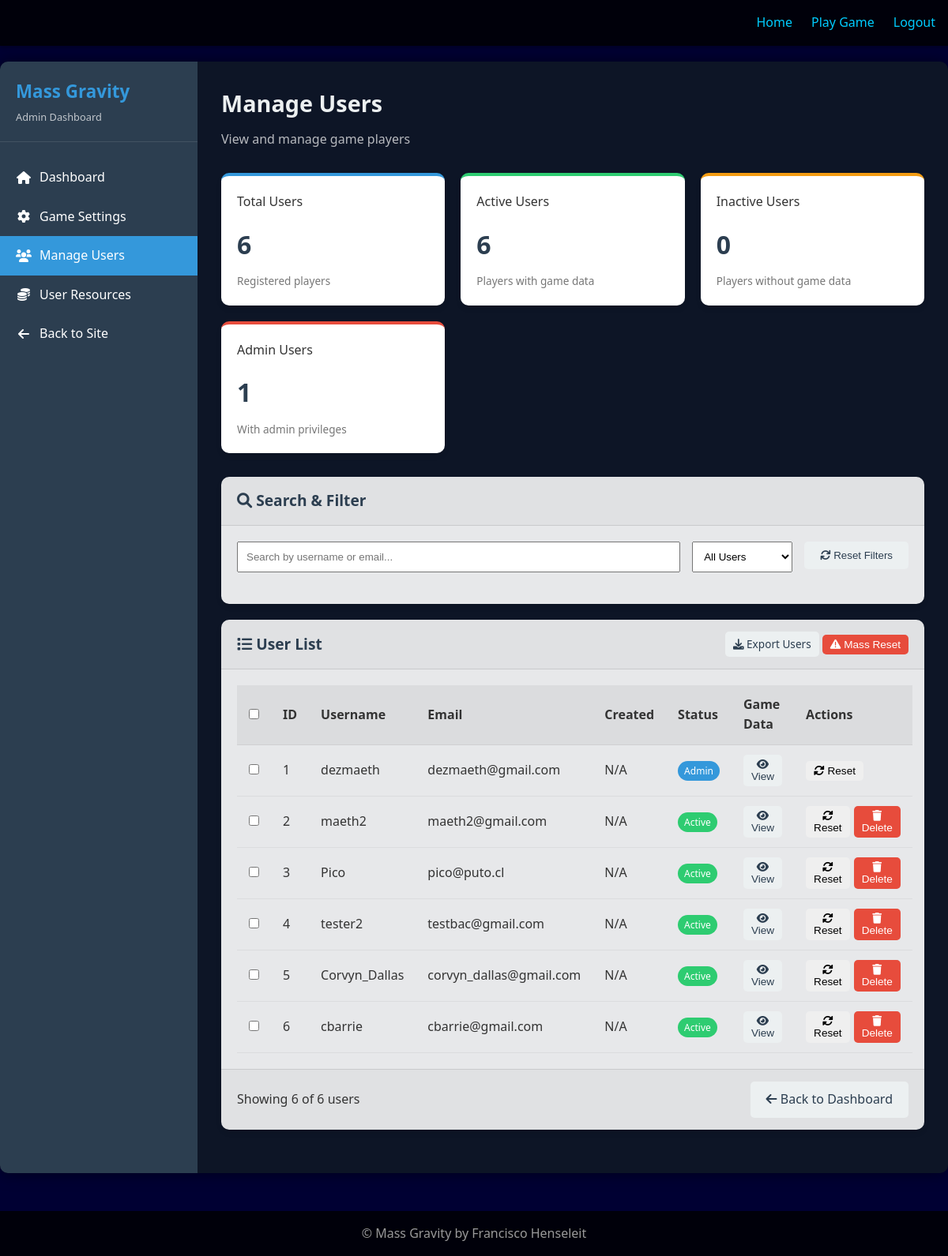
Before: /admin/users (signed in) with the older database file.
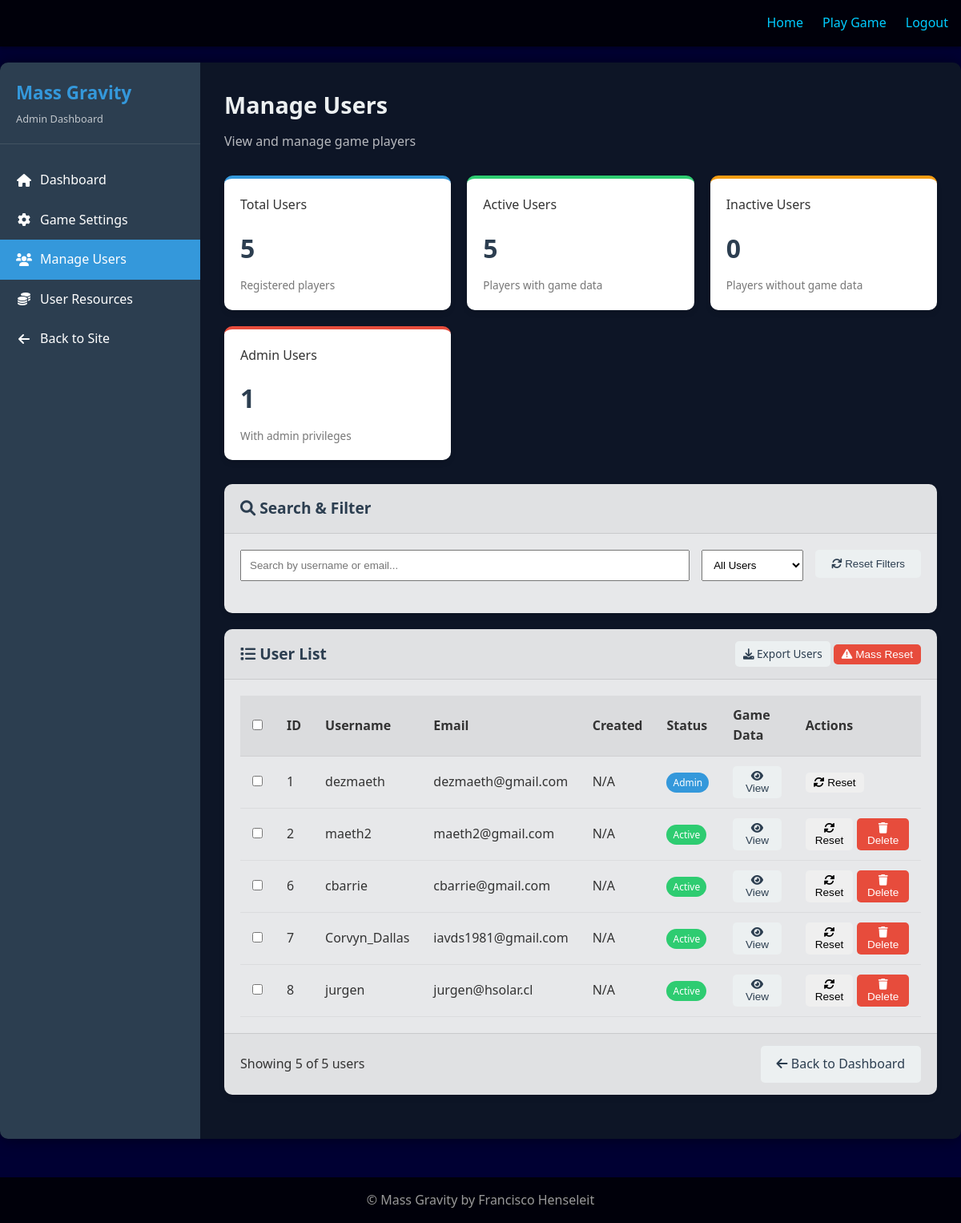
After: the same page with the newer database file.
### flask_app/models/user.py (models this page shows, shortened)
class User(UserMixin, db.Model):
    id = db.Column(db.Integer, primary_key=True)
    username = db.Column(db.String(64), unique=True, index=True)
    email = db.Column(db.String(120), unique=True, index=True)
    password_hash = db.Column(db.String(128))
    faction = db.Column(db.String(10), nullable=False)
    game_data = db.Column(db.Text, default="{}")

### flask_app/routes/admin.py (the view)
@admin.route('/users')
@login_required
@admin_required
def users():
    users = User.query.all()
    active_count = sum(1 for user in users if user.game_data and user.game_data != '{}')
    admin_count = sum(1 for user in users if user.id == 1)  # Simplified admin check
    return render_template('admin/users.html',
                          users=users,
                          active_count=active_count,
                          admin_count=admin_count)

### flask_app/models/user.py (called while the page is built)
@login_manager.user_loader
def load_user(user_id):
    return User.query.get(int(user_id))

### flask_app/routes/admin.py (called while the page is built)
def admin_required(f):
    @functools.wraps(f)
    def decorated_function(*args, **kwargs):
        if not current_user.is_authenticated or current_user.id != 1:
            flash('Admin access required')
            return redirect(url_for('main.index'))
        return f(*args, **kwargs)
    return decorated_function

### flask_app/templates/admin/users.html (shortened to what this page needs)
{% extends 'base.html' %}
{% block head %}
<link rel="stylesheet" href="{{ url_for('static', filename='css/admin.css') }}">
<link rel="stylesheet" href="https://cdnjs.cloudflare.com/ajax/libs/font-awesome/6.0.0/css/all.min.css">
{% endblock %}
{% block content %}
<div class="admin-container">
    <div class="admin-sidebar">
        <div class="admin-sidebar-header">
            <h3>Mass Gravity</h3>
            <p>Admin Dashboard</p>
        </div>
        <ul class="admin-menu">
            <li><a href="{{ url_for('admin.index') }}"><i class="fas fa-home"></i> Dashboard</a></li>
            <li><a href="{{ url_for('admin.settings') }}"><i class="fas fa-cog"></i> Game Settings</a></li>
            <li><a href="{{ url_for('admin.users') }}" class="active"><i class="fas fa-users"></i> Manage Users</a></li>
            <li><a href="{{ url_for('admin.user_resources') }}"><i class="fas fa-coins"></i> User Resources</a></li>
            <li><a href="{{ url_for('main.index') }}"><i class="fas fa-arrow-left"></i> Back to Site</a></li>
        </ul>
    </div>
    <div class="admin-content">
        <div class="admin-content-header">
            <h2>Manage Users</h2>
            <p>View and manage game players</p>
        </div>
        <div class="admin-stats">
            <div class="admin-stat-card primary">
                <h3>Total Users</h3>
                <div class="stat-value">{{ users|length }}</div>
                <div class="stat-description">Registered players</div>
            </div>
            <div class="admin-stat-card success">
                <h3>Active Users</h3>
                <div class="stat-value">{{ active_count }}</div>
                <div class="stat-description">Players with game data</div>
            </div>
            <div class="admin-stat-card warning">
                <h3>Inactive Users</h3>
                <div class="stat-value">{{ users|length - active_count }}</div>
                <div class="stat-description">Players without game data</div>
            </div>
            <div class="admin-stat-card danger">
                <h3>Admin Users</h3>
                <div class="stat-value">{{ admin_count }}</div>
                <div class="stat-description">With admin privileges</div>
            </div>
        </div>
        <div class="admin-card admin-mb">
            <div class="admin-card-header">
                <h3><i class="fas fa-search"></i> Search & Filter</h3>
            </div>
            <div class="admin-card-body">
                <div class="admin-flex" style="gap: 15px;">
                    <div style="flex: 1;">
                        <input type="text" id="userSearch" placeholder="Search by username or email..." class="admin-form-group" style="width: 100%; padding: 10px;">
                    </div>
                    <div>
                        <select id="userFilter" class="admin-form-group" style="padding: 10px;">
                            <option value="all">All Users</option>
                        </select>
                    </div>
                    <div>
                        <button id="resetUserFilters" class="admin-btn admin-btn-secondary">
                            <i class="fas fa-sync"></i> Reset Filters
                        </button>
                    </div>
                </div>
            </div>
        </div>
        <div class="admin-card">
            <div class="admin-card-header">
                <h3><i class="fas fa-list"></i> User List</h3>
                <div>
                    <a href="#" class="admin-btn admin-btn-sm admin-btn-secondary" id="exportUsersBtn">
                        <i class="fas fa-download"></i> Export Users
                    </a>
                    <button class="admin-btn admin-btn-sm admin-btn-danger" id="massResetBtn">
                        <i class="fas fa-exclamation-triangle"></i> Mass Reset
                    </button>
                </div>
            </div>
            <div class="admin-card-body">
                <table class="admin-table" id="usersTable">
                    <thead>
                        <tr>
                            <th><input type="checkbox" id="selectAllUsers"></th>
                            <th>ID</th>
                            <th>Username</th>
                            <th>Email</th>
                            <th>Created</th>
                            <th>Status</th>
                            <th>Game Data</th>
                            <th>Actions</th>
                        </tr>
                    </thead>
                    <tbody>
                        {% for user in users %}
                        <tr class="user-row"
                            data-username="{{ user.username }}"
                            data-email="{{ user.email }}"
                            data-status="{{ 'active' if user.game_data and user.game_data != '{}' else 'inactive' }}"
                            data-is-admin="{{ 'true' if user.id == 1 else 'false' }}">
                            <td><input type="checkbox" class="user-select" data-id="{{ user.id }}"></td>
                            <td>{{ user.id }}</td>
                            <td>{{ user.username }}</td>
                            <td>{{ user.email }}</td>
                            <td>{{ user.created_at.strftime('%Y-%m-%d') if user.created_at else 'N/A' }}</td>
                            <td>
                                {% if user.id == 1 %}
                                <span class="admin-badge admin-badge-primary">Admin</span>
                                {% elif user.game_data and user.game_data != '{}' %}
                                <span class="admin-badge admin-badge-success">Active</span>
                                {% else %}
                                <span class="admin-badge admin-badge-secondary">Inactive</span>
                                {% endif %}
                            </td>
                            <td>
                                {% if user.game_data and user.game_data != '{}' %}
                                <button class="admin-btn admin-btn-sm admin-btn-secondary view-game-data" data-userid="{{ user.id }}">
                                    <i class="fas fa-eye"></i> View
                                </button>
                                {% else %}
                                <span class="admin-badge admin-badge-secondary">No Data</span>
                                {% endif %}
                            </td>
                            <td>
                                <div class="actions">
                                    <form action="{{ url_for('admin.reset_user', user_id=user.id) }}" method="POST" style="display: inline-block;">
                                        <button type="submit" class="admin-btn admin-btn-sm admin-btn-warning" onclick="return confirm('Are you sure you want to reset this user\'s game data? This action cannot be undone.');">
                                            <i class="fas fa-sync-alt"></i> Reset
                                        </button>
                                    </form>
                                    {% if user.id != 1 %}
                                    <button class="admin-btn admin-btn-sm admin-btn-danger delete-user" data-userid="{{ user.id }}">
                                        <i class="fas fa-trash"></i> Delete
                                    </button>
                                    {% endif %}
                                </div>
                            </td>
                        </tr>
                        {% endfor %}
                    </tbody>
                </table>
            </div>
            <div class="admin-card-footer admin-flex-between">
                <div>
                    <span>Showing <span id="visibleCount">{{ users|length }}</span> of {{ users|length }} users</span>
                </div>
                <div>
                    <a href="{{ url_for('admin.index') }}" class="admin-btn admin-btn-secondary">
                        <i class="fas fa-arrow-left"></i> Back to Dashboard
                    </a>
                </div>
            </div>
        </div>
    </div>
</div>
{% endblock %}

### flask_app/templates/base.html (shortened to what this page needs)
<!DOCTYPE html>
<html lang="en">
<head>
    <link rel="stylesheet" href="{{ url_for('static', filename='css/main.css') }}">
    {% block head %}{% endblock %}
</head>
<body>
    <header>
        <nav>
            <ul>
                <li><a href="{{ url_for('main.index') }}">Home</a></li>
                {% if current_user.is_authenticated %}
                <li><a href="{{ url_for('main.build') }}">Play Game</a></li>
                <li><a href="{{ url_for('auth.logout') }}">Logout</a></li>
                {% else %}
                <li><a href="{{ url_for('auth.login') }}">Login</a></li>
                <li><a href="{{ url_for('auth.register') }}">Register</a></li>
                {% endif %}
            </ul>
        </nav>
    </header>
    {% block content %}{% endblock %}
    <footer>
        <p>&copy; Mass Gravity by Francisco Henseleit</p>
    </footer>
</body>
</html>

### flask_app/static/css/main.css (style rules this page uses)
:root { --primary-color: #0066cc; --accent-color: #00ccff; --dark-color: #000033; --light-color: #e6f7ff; --font-main: 'Segoe UI', Tahoma, Geneva, Verdana, sans-serif; }
* { box-sizing: border-box; margin: 0; padding: 0; }
body { font-family: var(--font-main); line-height: 1.6; color: #f0f0f0; background-color: var(--dark-color); background-size: cover; min-height: 100vh; }
a { color: var(--accent-color); text-decoration: none; }
header { background-color: rgba(0, 0, 0, 0.8); padding: 1rem 0; box-shadow: 0 2px 5px rgba(0, 0, 0, 0.3); }
nav { display: flex; justify-content: space-between; align-items: center; max-width: 1200px; margin: 0 auto; padding: 0 1rem; }
nav ul { display: flex; list-style: none; }
nav ul li { margin-left: 1.5rem; }
footer { text-align: center; padding: 1rem 0; background-color: rgba(0, 0, 0, 0.8); color: #999; margin-top: 3rem; }

Changed rows visible on the page:
removed User: id "3", username "Pico", email "pico@puto.cl", created_at "N/A", shows "Active"
removed User: id "4", username "tester2", email "testbac@gmail.com", created_at "N/A", shows "Active"
removed User: id "5", username "Corvyn_Dallas", email "corvyn_dallas@gmail.com", created_at "N/A", shows "Active"
added User: id "7", username "Corvyn_Dallas", email "iavds1981@gmail.com", created_at "N/A", shows "Active"
added User: id "8", username "jurgen", email "jurgen@hsolar.cl", created_at "N/A", shows "Active"
Other visible differences:
{{ users|length }}: "6" → "5"
{{ active_count }}: "6" → "5"
